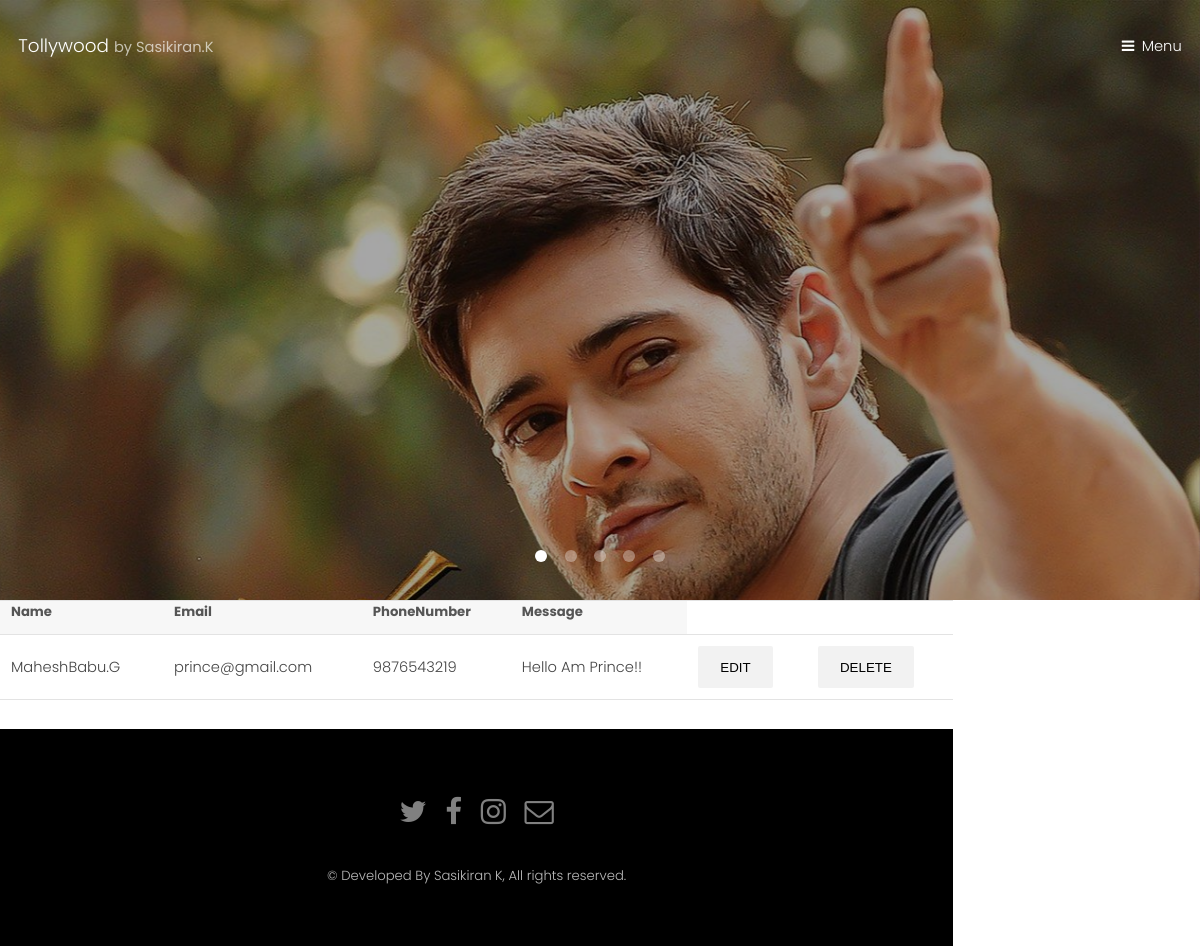
The page /Show/ on the database its author committed.
### Hero/models.py (models this page shows, shortened)
class Contact(models.Model):
	name = models.CharField(max_length=50)
	email = models.EmailField(max_length=100)
	phonenumber = models.CharField(max_length=20)
	message = models.TextField(max_length=200)

### Hero/views.py (the view)
# urls.py: path('Show/',views.Show,name='Show'),
def Show(request):
	data=Contact.objects.all()
	return render(request,'Hero/showdata.html',{'data':data})

### Hero/templates/Hero/showdata.html (shortened to what this page needs)
{% extends 'Hero/base.html' %}
{% block content %}
 <div class="row">
    	<div class="col-sm-8">
    		<table class="table table-bordered">
    			<tr>
    				<th>Name</th>
    				<th>Email</th>
    				<th>PhoneNumber</th>
    				<th>Message</th>
    			</tr>
    			{% for i in data %}
    			<tr>
    				<td>{{i.name}}</td>
    				<td>{{i.email}}</td>
    				<td>{{i.phonenumber}}</td>
    				<td>{{i.message}}</td>
    				<td><a href="{% url 'edit' i.id %}"><button class="btn btn-danger">Edit</button></a></td>
    				<td><a href="{% url 'delete' i.id %}"><button class="btn btn-warning">Delete</button></a></td>
    			</tr>
    			{% endfor %}
    		</table>
{% endblock content %}

### Hero/static/css/main.css (style rules this page uses)
html, body, div, span, applet, object, iframe, h1, h2, h3, h4, h5, h6, p, blockquote, pre, a, abbr, acronym, address, big, cite, code, del, dfn, em, img, ins, kbd, q, s, samp, small, strike, strong, sub, sup, tt, var, b, u, i, center, dl, dt, dd, ol, ul, li, fieldset, form, label, legend, table, caption, tbody, tfoot, thead, tr, th, td, article, aside, canvas, details, embed, figure, figcaption, footer, header, hgroup, menu, nav, output, ruby, section, summary, time, mark, audio, video { margin: 0; padding: 0; border: 0; font-size: 100%; font: inherit; vertical-align: baseline; }
body { line-height: 1; }
table { border-collapse: collapse; border-spacing: 0; }
body { -webkit-text-size-adjust: none; }
*, *:before, *:after { -moz-box-sizing: border-box; -webkit-box-sizing: border-box; box-sizing: border-box; }
.row { border-bottom: solid 1px transparent; -moz-box-sizing: border-box; -webkit-box-sizing: border-box; box-sizing: border-box; }
.row > * { float: left; -moz-box-sizing: border-box; -webkit-box-sizing: border-box; box-sizing: border-box; }
.row:after, .row:before { content: ''; display: block; clear: both; height: 0; }
.row > * { padding: 0 0 0 2rem; }
.row { margin: 0 0 -1px -2rem; }
@media screen and (max-width: 1680px) { .row > * { padding: 0 0 0 2rem; } }
@media screen and (max-width: 1680px) { .row { margin: 0 0 -1px -2rem; } }
@media screen and (max-width: 1280px) { .row > * { padding: 0 0 0 1.5rem; } }
@media screen and (max-width: 1280px) { .row { margin: 0 0 -1px -1.5rem; } }
body { -ms-overflow-style: scrollbar; }
body { background: #fff; }
html { font-size: 13pt; }
@media screen and (max-width: 1680px) { html { font-size: 11pt; } }
@media screen and (max-width: 1280px) { html { font-size: 11pt; } }
body { background-color: #fff; color: #444; }
body, input, select, textarea { font-family: "Poppins", sans-serif; font-weight: 300; font-size: 1rem; line-height: 1.65; }
a { text-decoration: underline; }
a { color: #8a4680; }
input[type="submit"], input[type="reset"], input[type="button"], button, .button { -moz-appearance: none; -webkit-appearance: none; -ms-appearance: none; appearance: none; -moz-transition: background-color 0.2s ease-in-out, color 0.2s ease-in-out; -webkit-transition: background-color 0.2s ease-in-out, color 0.2s ease-in-out; -ms-transition: background-color 0.2s ease-in-out, color 0.2s ease-in-out; transition: background-color 0.2s ease-in-out, color 0.2s ease-in-out; border-radius: 2px; border: 0; cursor: pointer; display: inline-block; font-weight: 300; height: 2.85rem; line-height: 2.95rem; padding: 0 1.5rem; text-align: center; text-decoration: none; text-transform: uppercase; white-space: nowrap; }
input[type="submit"], input[type="reset"], input[type="button"], button, .button { background-color: #f2f2f2; color: #000 !important; }
table { margin: 0 0 2rem 0; width: 100%; }
table tbody tr { border: solid 1px; border-left: 0; border-right: 0; }
table td { padding: 0.75rem 0.75rem; }
table th { font-size: 0.9rem; font-weight: 700; padding: 0 0.75rem 0.75rem 0.75rem; text-align: left; }
table tbody tr { border-color: rgba(144, 144, 144, 0.25); }
table tbody tr:nth-child(2n + 1) { background-color: rgba(144, 144, 144, 0.075); }
table th { color: #555; }

### rows shown on the page
Contact: name "MaheshBabu.G", email "prince@gmail.com", phonenumber "9876543219", message "Hello Am Prince!!"
